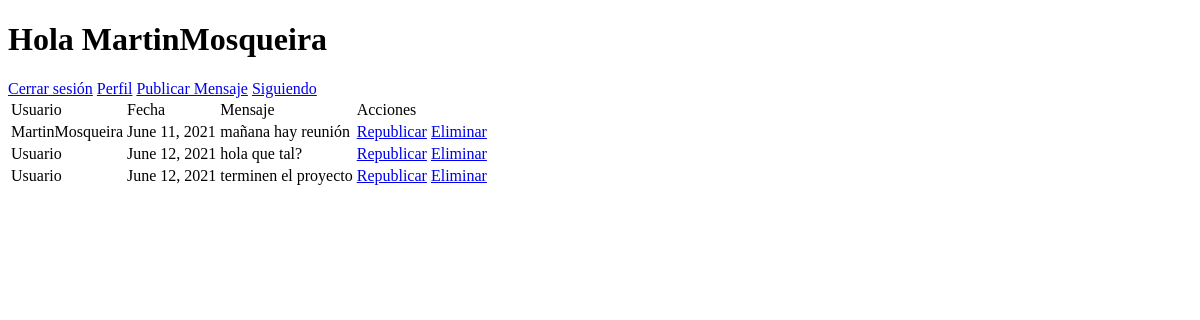
The app's page / (signed in), older data.
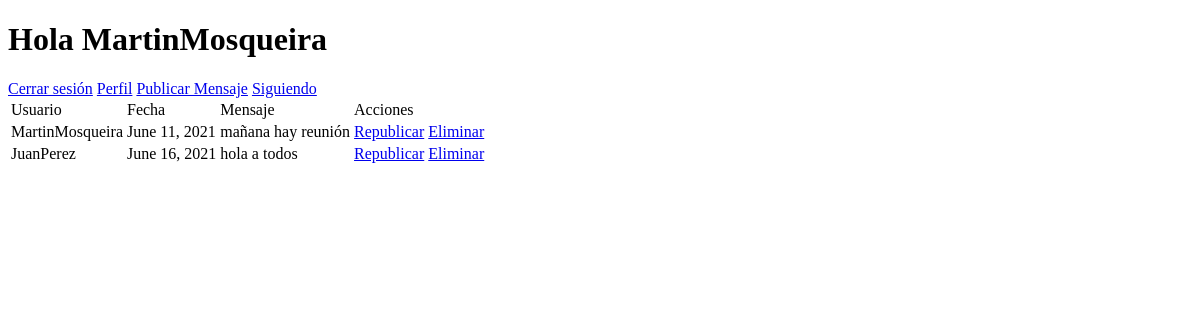
The same page, newer data.
### MB/models.py (models this page shows)
class Mensajes(models.Model):
    usuario=models.ForeignKey(Perfil, null=True, on_delete=models.CASCADE)
    fecha=models.DateField(default=datetime.now())
    mensaje=models.CharField(max_length=140)
    etiqueta=models.IntegerField(null=False,blank=True,choices=seleccion_estado_etiqueta)

class Perfil(models.Model):
    usuario=models.OneToOneField(User, primary_key=True, on_delete=models.CASCADE)
    nombre=models.CharField(max_length=50, blank=True)
    apellido=models.CharField(max_length=50, blank=True)
    email=models.EmailField(blank=True)
    telefono=models.IntegerField(max_length=10, blank=True, null=True)
    cargo=models.CharField(max_length=50, blank=True)
    imagen=models.ImageField(upload_to='Photos', blank=True)
    def __str__(self):
        return self.usuario.username

### MB/views.py (the view)
# urls.py: path('',tablón_anuncios, name='tablón'),
def tablón_anuncios(request):
    mensajes=Mensajes.objects.all()
    contexto={'mensajes':mensajes}
    return render(request, 'MB/bienvenida.html',contexto)

### MB/templates/MB/bienvenida.html (shortened to what this page needs)
{% extends "base.html" %}
{% block content %}
    {% if user.is_authenticated %}
        <h1>Hola {{ user.username }}</h1>
        <a href="{% url 'sign_out' %}">Cerrar sesión</a>
        <a href="{% url 'PerfilUsuario' %}">Perfil</a>
        <a href="{% url 'NuevoMensaje' %}">Publicar Mensaje</a>
        <a href="{% url 'ConsultarSiguiendo' %}">Siguiendo</a>
        <table class="table">
            <thead>
                <tr>
                    <td>Usuario</td>
                    <td>Fecha</td>
                    <td>Mensaje</td>
                    <td>Acciones</td>
                </tr>
            </thead>
            <tbody>
                {% if mensajes %}
                {% for mensaje in mensajes %}
                <tr>
                    <td>{{mensaje.usuario}}</td>
                    <td>{{mensaje.fecha}}</td>
                    <td>{{mensaje.mensaje}}</td>
                    <td>
                        <a href="{% url 'NuevoMensajeEditar' mensaje.id%}">Republicar</a>
                        <a href="{% url 'NuevoMensajeEliminar' mensaje.id%}">Eliminar</a>
                    </td>
                </tr>
                {% endfor %}
                {% else %}
                <h1>No hay mensajes publicados</h1>
                {% endif %}
            </tbody>
            </table>
    {% else %}
        <a href="{% url 'sign_up' %}">Registrate</a>
        <a href="{% url 'sign_in' %}">Iniciar sesión</a>
    {% endif %}
{% endblock content %}

### MB/templates/base.html (shortened to what this page needs)
<!DOCTYPE html>
<html lang="en">
<head>
</head>
<body>
    {% block content %}
    {% endblock content %}
</body>
</html>

Row changes from the older to the newer data that the page shows:
removed Mensajes: usuario "Usuario", fecha "June 12, 2021", mensaje "hola que tal?"
removed Mensajes: usuario "Usuario", fecha "June 12, 2021", mensaje "terminen el proyecto"
added Mensajes: usuario "JuanPerez", fecha "June 16, 2021", mensaje "hola a todos"
